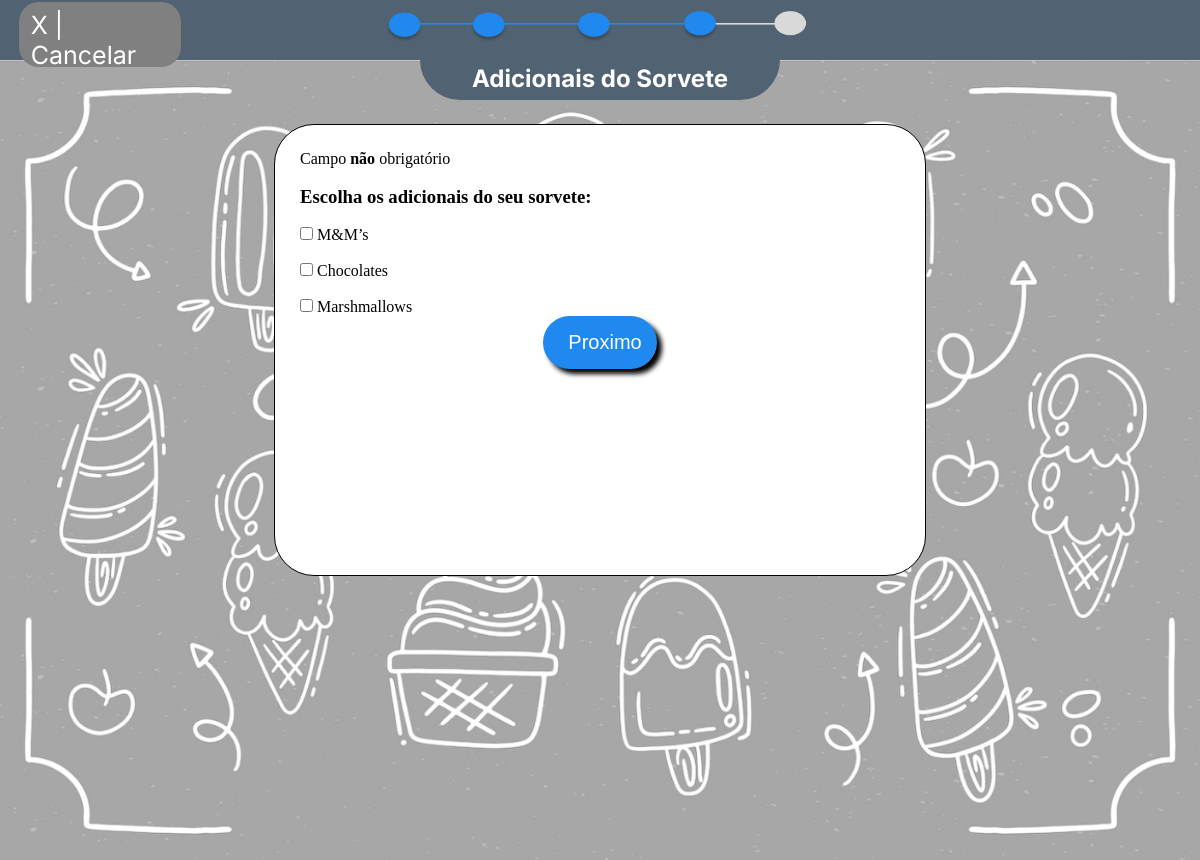
The page /pedir/adicionaisSorvete.php (signed in) on the database as committed earlier.
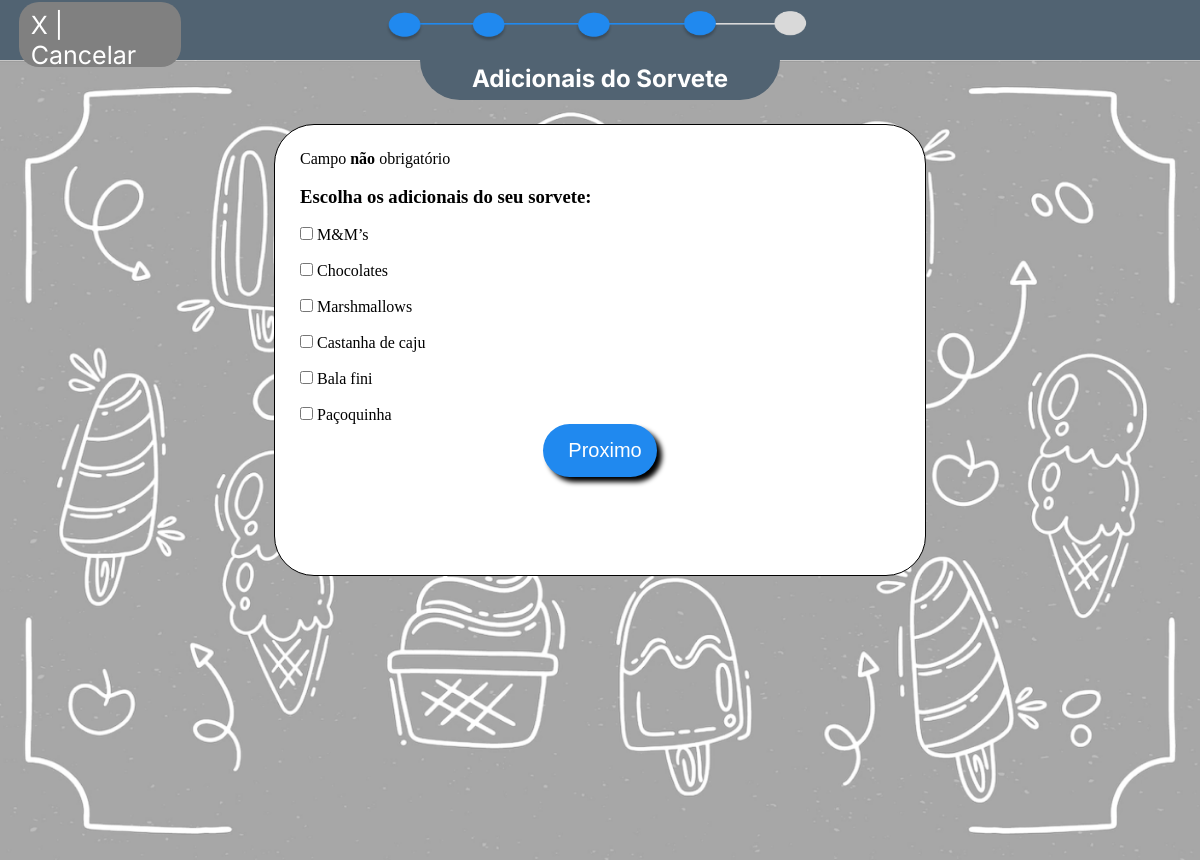
The same page on the database as committed later.
### tables this page shows
CREATE TABLE `adicionais` (
  `id` int(11) NOT NULL,
  `nome` varchar(666) NOT NULL,
  `preco` decimal(10,2) NOT NULL
);

### classes/isfrio.php (called while the page is built, shortened)
<?php
class isfrio{
    public function procurarAdiconais(){
        global $pdo;
        $sql= $pdo->prepare("SELECT * FROM adicionais");
        $sql-> execute();
        if($sql->rowCount()>0):
            $dados = $sql->fetchAll();
            return $dados;
        else:
            return [];
        endif;
    }
}
?>

### pedir/adicionaisSorvete.php (the view, shortened to what this page needs)
<?php
    require_once '../classes/isfrio.php';
    $u = new isfrio();
?>
<!DOCTYPE html>
<html lang="pt-br">
<head>
    <link rel="stylesheet" href="../styles/pedir1.css">
</head>
<body>
    <div id="navegador">
        <a href="../home.php" id="cancelar"><p>X | Cancelar</p></a>
        <img src="../imagens/navegador4.png" id="imgNavegador" alt="" width="450px" height="50px">
    </div>
    <div id="background">
        <div id="etapa">
            <h2>Adicionais do Sorvete</h2>
        </div>
        <div id="campo">
        <form method="post">
        <p>Campo <strong>não</strong> obrigatório</p>
        <br>
        <h3>Escolha os adicionais do seu sorvete:</h3>
            <?php
                $u->conectar("isfrio", "localhost", "root", "");
                $adicionais = $u->procurarAdiconais();
                for($i=0; $i<count($adicionais); $i++){
                    $nome = $adicionais[$i]["nome"];
                    $id = $adicionais[$i]["id"];
                    echo "
                    <br>
                        <input type='checkbox' name='adicionais[]' value='$id' id='$id'>
                        <label for='$id'>$nome</label>
                    <br>
                    ";
                }
            ?>
                <input type="submit" value="Proximo" name="proximo" class="btnProximo">
            </form>
        </div>
    </div>
</body>
</html>

Rows that differ between the two databases and show on the page:
added adicionais: nome "Castanha de caju"
added adicionais: nome "Bala fini"
added adicionais: nome "Paçoquinha"
